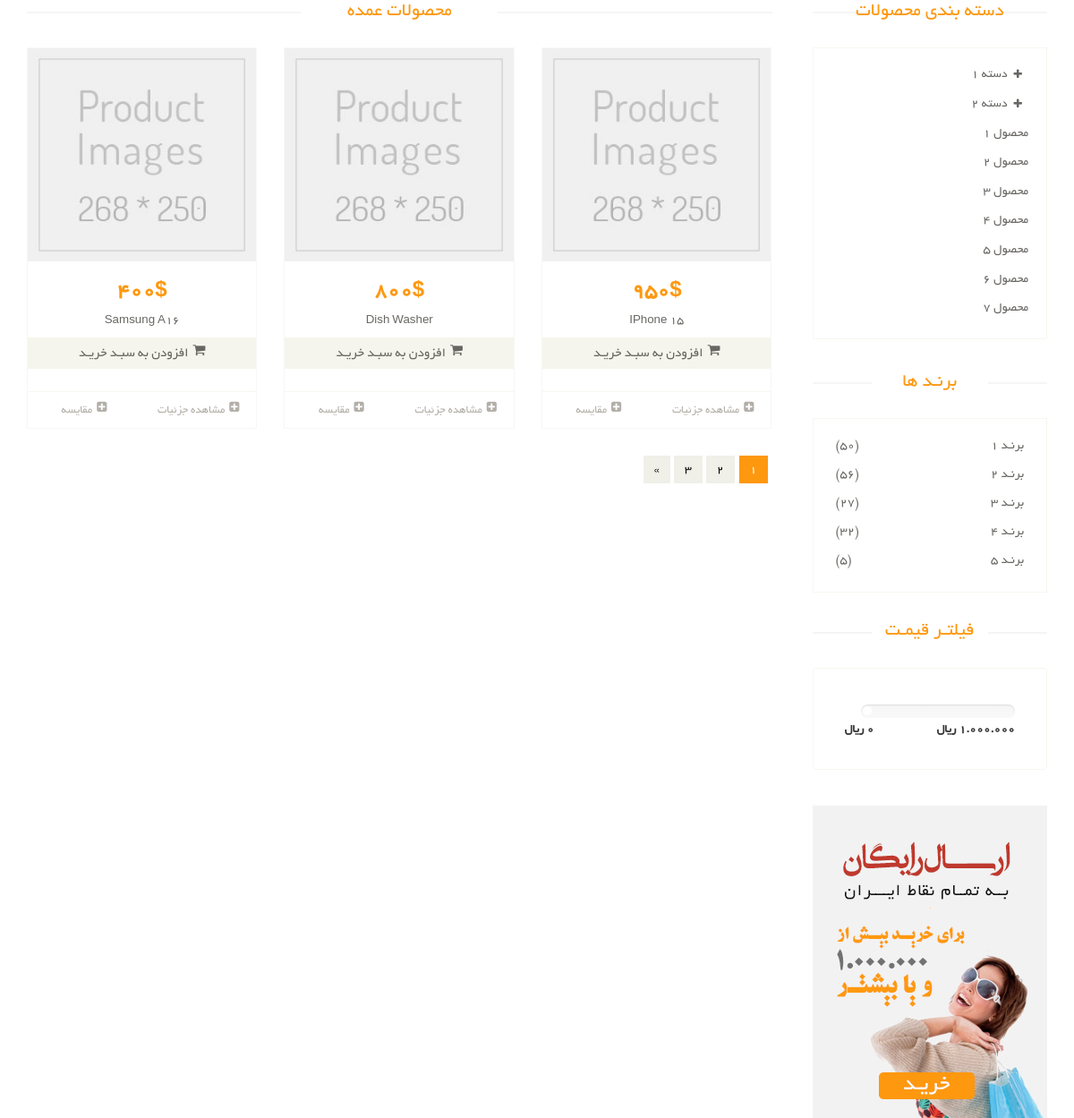
Screenshot of /products/ with the database file from the repository.
### eshop/models.py (models this page shows, shortened)
class Product(models.Model):
    title = models.CharField(max_length=300,verbose_name="Subtitle",db_index=True)
    category = models.ManyToManyField(ProductCategory, verbose_name='Categories',related_name='product_categories')
    price = models.IntegerField(verbose_name='Price')
    rating = models.IntegerField(null=True, validators = [MinValueValidator(0), MaxValueValidator(5)])
    is_active = models.BooleanField(verbose_name='Is Active',null=True,default=True)
    short_description = models.CharField(null=True, max_length=300,db_index=True,verbose_name="Short Description")
    description = models.TextField(null=True, blank=True, verbose_name="Description",db_index=True)
    slug = SlugField(default="", null=False,blank=True,db_index=True,unique=True,verbose_name="Url Subtitle")
    is_deleted = models.BooleanField(default=False,verbose_name='Is deleted?')
    class Meta:
        verbose_name = "Product"
        verbose_name_plural = "Products"

### eshop/views.py (the view)
# urls.py: path('', views.product_list, name='product_list'),
def product_list(request):
    product = Product.objects.all()
    return render(request, 'eshop/product_list.html',{'product_li':product})

### eshop/templates/eshop/product_list.html (shortened to what this page needs)
{% extends "shared/_layout.html" %}
{% load static %}
{% block content %}
<section>
    <div class="container">
        <div class="row">
            <div class="col-sm-9 padding-right">
                <div class="features_items">
                    <h2 class="title text-center">محصولات عمده</h2>
                    {% for product in product_li %}
                        {% include 'includes/product_item_partial.html' with product=product %}
                    {% endfor %}
                    <ul class="pagination">
                        <li class="active"><a href="">1</a></li>
                        <li><a href="">2</a></li>
                        <li><a href="">3</a></li>
                        <li><a href="">»</a></li>
                    </ul>
                </div>
            </div>
            <div class="col-sm-3">
                <div class="left-sidebar">
                    <h2>دسته بندی محصولات</h2>
                    <div class="panel-group category-products" id="accordian">
                        <div class="panel panel-default">
                            <div class="panel-heading">
                                <h4 class="panel-title">
                                    <a data-toggle="collapse" data-parent="#accordian" href="#sportswear">
                                        <span class="badge pull-right"><i class="fa fa-plus"></i></span>
                                        دسته 1
                                    </a>
                                </h4>
                            </div>
                        </div>
                        <div class="panel panel-default">
                            <div class="panel-heading">
                                <h4 class="panel-title">
                                    <a data-toggle="collapse" data-parent="#accordian" href="#mens">
                                        <span class="badge pull-right"><i class="fa fa-plus"></i></span>
                                        دسته 2
                                    </a>
                                </h4>
                            </div>
                        </div>
                        <div class="panel panel-default">
                            <div class="panel-heading">
                                <h4 class="panel-title"><a href="#">محصول 1</a></h4>
                            </div>
                        </div>
                        <div class="panel panel-default">
                            <div class="panel-heading">
                                <h4 class="panel-title"><a href="#">محصول 2</a></h4>
                            </div>
                        </div>
                        <div class="panel panel-default">
                            <div class="panel-heading">
                                <h4 class="panel-title"><a href="#">محصول 3</a></h4>
                            </div>
                        </div>
                        <div class="panel panel-default">
                            <div class="panel-heading">
                                <h4 class="panel-title"><a href="#">محصول 4</a></h4>
                            </div>
                        </div>
                        <div class="panel panel-default">
                            <div class="panel-heading">
                                <h4 class="panel-title"><a href="#">محصول 5</a></h4>
                            </div>
                        </div>
                        <div class="panel panel-default">
                            <div class="panel-heading">
                                <h4 class="panel-title"><a href="#">محصول 6</a></h4>
                            </div>
                        </div>
                        <div class="panel panel-default">
                            <div class="panel-heading">
                                <h4 class="panel-title"><a href="#">محصول 7</a></h4>
                            </div>
                        </div>
                    </div>
                    <div class="brands_products">
                        <h2>برنـد ها</h2>
                        <div class="brands-name">
                            <ul class="nav nav-pills nav-stacked">
                                <li><a href=""> <span class="pull-left">(50)</span>برنـد 1</a></li>
                                <li><a href=""> <span class="pull-left">(56)</span>برنـد 2</a></li>
                                <li><a href=""> <span class="pull-left">(27)</span>برنـد 3</a></li>
                                <li><a href=""> <span class="pull-left">(32)</span>برنـد 4</a></li>
                                <li><a href=""> <span class="pull-left">(5)</span>برنـد 5</a></li>
                            </ul>
                        </div>
                    </div>
                    <div class="price-range">
                        <h2>فیلتـر قیمـت</h2>
                        <div class="well">
                            <div class="slider slider-horizontal" style="width: 132px;">
                                       data-slider-step="5" data-slider-value="[250,450]" id="sl2" style=""></div>
                            <br>
                            <b>1.000.000 ريال</b> <b class="pull-left">0 ريال</b>
                        </div>
                    </div>
                    <div class="shipping text-center">
                        <img src="/static/images/home/shipping.jpg" alt="">
                    </div>
                </div>
            </div>
        </div>
    </div>
</section>
{% endblock %}

### eshop/templates/includes/product_item_partial.html (shortened to what this page needs)
<div class="col-sm-4">
    <div class="product-image-wrapper">
        <div class="single-products">
            <div class="productinfo text-center">
                <img src="/static/images/shop/product.jpg" alt="">
                <h2>{{ product.price }}$</h2>
                <p>{{ product.title }}</p>
                <a href="#" class="btn btn-default add-to-cart"><i class="fa fa-shopping-cart"></i>افزودن
                    به سبـد خریـد</a>
            </div>
            <div class="product-overlay">
                <div class="overlay-content">
                </div>
            </div>
        </div>
        <div class="choose">
            <ul class="nav nav-pills nav-justified">
                <li><a href="{% url 'product-detail' slug=product.slug %}"><i class="fa fa-plus-square"></i>مشاهده جزئیات</a></li>
                <li><a href=""><i class="fa fa-plus-square"></i>مقایسه</a></li>
            </ul>
        </div>
    </div>
</div>

### static/css/price-range.css (style rules this page uses)
.slider { display: inline-block; vertical-align: middle; position: relative; }
.slider.slider-horizontal { width: 210px; height: 20px; }

### rows the page displays
Product: price "400", title "Samsung A16"
Product: price "800", title "Dish Washer"
Product: price "950", title "IPhone 15"
